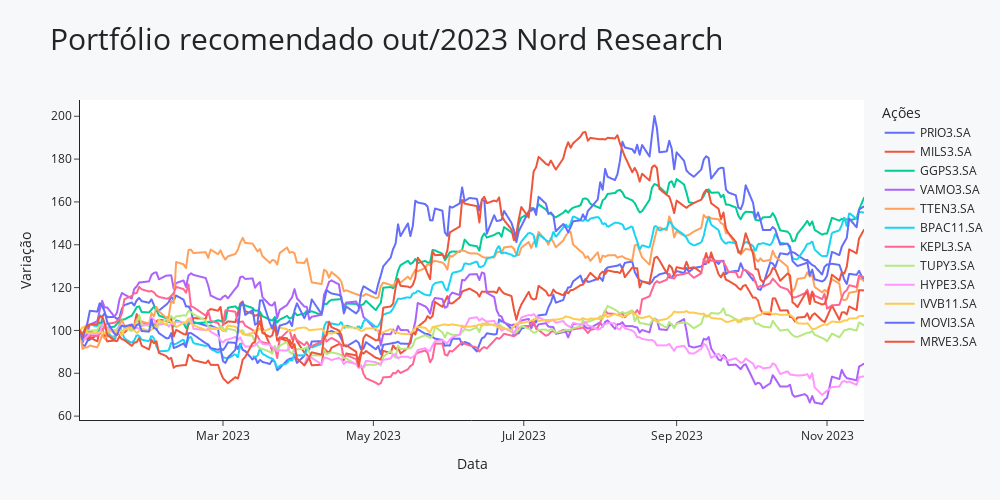

The code cell stored with this chart in its notebook:
### Code cell
fig = px.line(normalizado, x=normalizado.index, y = carteira, title= 'x', labels = {'value': 'Variação','Date': 'Data', 'variable': 'Ações'})

fig.update_layout(xaxis_rangeslider_visible=False,
                  template = 'simple_white',
                  title=dict(text="Portfólio recomendado out/2023 Nord Research", font=dict(size=30), automargin=False),
                  paper_bgcolor="#f7f8fa", width=1000,height=500)

fig.show()

### Figure 1 — Plotly figure (JSON) as saved in the notebook; plotly's stock layout.template omitted (floating-point values rounded to 4 significant figures; data arrays with more than 128 entries replaced by an {"elided": "..."} marker saying what was removed)
{"data": [{"hovertemplate": "Ações=PRIO3.SA<br>Data=%{x}<br>Variação=%{y}<extra></extra>", "legendgroup": "PRIO3.SA", "line": {"color": "#636efa", "dash": "solid"}, "marker": {"symbol": "circle"}, "mode": "lines", "name": "PRIO3.SA", "showlegend": true, "type": "scattergl", "x": {"elided": "219 str values"}, "xaxis": "x", "y": {"elided": "219 float values"}, "yaxis": "y"}, {"hovertemplate": "Ações=MILS3.SA<br>Data=%{x}<br>Variação=%{y}<extra></extra>", "legendgroup": "MILS3.SA", "line": {"color": "#EF553B", "dash": "solid"}, "marker": {"symbol": "circle"}, "mode": "lines", "name": "MILS3.SA", "showlegend": true, "type": "scattergl", "x": {"elided": "219 str values"}, "xaxis": "x", "y": {"elided": "219 float values"}, "yaxis": "y"}, {"hovertemplate": "Ações=GGPS3.SA<br>Data=%{x}<br>Variação=%{y}<extra></extra>", "legendgroup": "GGPS3.SA", "line": {"color": "#00cc96", "dash": "solid"}, "marker": {"symbol": "circle"}, "mode": "lines", "name": "GGPS3.SA", "showlegend": true, "type": "scattergl", "x": {"elided": "219 str values"}, "xaxis": "x", "y": {"elided": "219 float values"}, "yaxis": "y"}, {"hovertemplate": "Ações=VAMO3.SA<br>Data=%{x}<br>Variação=%{y}<extra></extra>", "legendgroup": "VAMO3.SA", "line": {"color": "#ab63fa", "dash": "solid"}, "marker": {"symbol": "circle"}, "mode": "lines", "name": "VAMO3.SA", "showlegend": true, "type": "scattergl", "x": {"elided": "219 str values"}, "xaxis": "x", "y": {"elided": "219 float values"}, "yaxis": "y"}, {"hovertemplate": "Ações=TTEN3.SA<br>Data=%{x}<br>Variação=%{y}<extra></extra>", "legendgroup": "TTEN3.SA", "line": {"color": "#FFA15A", "dash": "solid"}, "marker": {"symbol": "circle"}, "mode": "lines", "name": "TTEN3.SA", "showlegend": true, "type": "scattergl", "x": {"elided": "219 str values"}, "xaxis": "x", "y": {"elided": "219 float values"}, "yaxis": "y"}, {"hovertemplate": "Ações=BPAC11.SA<br>Data=%{x}<br>Variação=%{y}<extra></extra>", "legendgroup": "BPAC11.SA", "line": {"color": "#19d3f3", "dash": "solid"}, "marker": {"symbol": "circle"}, "mode": "lines", "name": "BPAC11.SA", "showlegend": true, "type": "scattergl", "x": {"elided": "219 str values"}, "xaxis": "x", "y": {"elided": "219 float values"}, "yaxis": "y"}, {"hovertemplate": "Ações=KEPL3.SA<br>Data=%{x}<br>Variação=%{y}<extra></extra>", "legendgroup": "KEPL3.SA", "line": {"color": "#FF6692", "dash": "solid"}, "marker": {"symbol": "circle"}, "mode": "lines", "name": "KEPL3.SA", "showlegend": true, "type": "scattergl", "x": {"elided": "219 str values"}, "xaxis": "x", "y": {"elided": "219 float values"}, "yaxis": "y"}, {"hovertemplate": "Ações=TUPY3.SA<br>Data=%{x}<br>Variação=%{y}<extra></extra>", "legendgroup": "TUPY3.SA", "line": {"color": "#B6E880", "dash": "solid"}, "marker": {"symbol": "circle"}, "mode": "lines", "name": "TUPY3.SA", "showlegend": true, "type": "scattergl", "x": {"elided": "219 str values"}, "xaxis": "x", "y": {"elided": "219 float values"}, "yaxis": "y"}, {"hovertemplate": "Ações=HYPE3.SA<br>Data=%{x}<br>Variação=%{y}<extra></extra>", "legendgroup": "HYPE3.SA", "line": {"color": "#FF97FF", "dash": "solid"}, "marker": {"symbol": "circle"}, "mode": "lines", "name": "HYPE3.SA", "showlegend": true, "type": "scattergl", "x": {"elided": "219 str values"}, "xaxis": "x", "y": {"elided": "219 float values"}, "yaxis": "y"}, {"hovertemplate": "Ações=IVVB11.SA<br>Data=%{x}<br>Variação=%{y}<extra></extra>", "legendgroup": "IVVB11.SA", "line": {"color": "#FECB52", "dash": "solid"}, "marker": {"symbol": "circle"}, "mode": "lines", "name": "IVVB11.SA", "showlegend": true, "type": "scattergl", "x": {"elided": "219 str values"}, "xaxis": "x", "y": {"elided": "219 float values"}, "yaxis": "y"}, {"hovertemplate": "Ações=MOVI3.SA<br>Data=%{x}<br>Variação=%{y}<extra></extra>", "legendgroup": "MOVI3.SA", "line": {"color": "#636efa", "dash": "solid"}, "marker": {"symbol": "circle"}, "mode": "lines", "name": "MOVI3.SA", "showlegend": true, "type": "scattergl", "x": {"elided": "219 str values"}, "xaxis": "x", "y": {"elided": "219 float values"}, "yaxis": "y"}, {"hovertemplate": "Ações=MRVE3.SA<br>Data=%{x}<br>Variação=%{y}<extra></extra>", "legendgroup": "MRVE3.SA", "line": {"color": "#EF553B", "dash": "solid"}, "marker": {"symbol": "circle"}, "mode": "lines", "name": "MRVE3.SA", "showlegend": true, "type": "scattergl", "x": {"elided": "219 str values"}, "xaxis": "x", "y": {"elided": "219 float values"}, "yaxis": "y"}], "layout": {"height": 500, "legend": {"title": {"text": "Ações"}, "tracegroupgap": 0}, "paper_bgcolor": "#f7f8fa", "title": {"automargin": false, "font": {"size": 30}, "text": "Portfólio recomendado out/2023 Nord Research"}, "width": 1000, "xaxis": {"anchor": "y", "domain": [0, 1], "rangeslider": {"visible": false}, "title": {"text": "Data"}}, "yaxis": {"anchor": "x", "domain": [0, 1], "title": {"text": "Variação"}}}}
